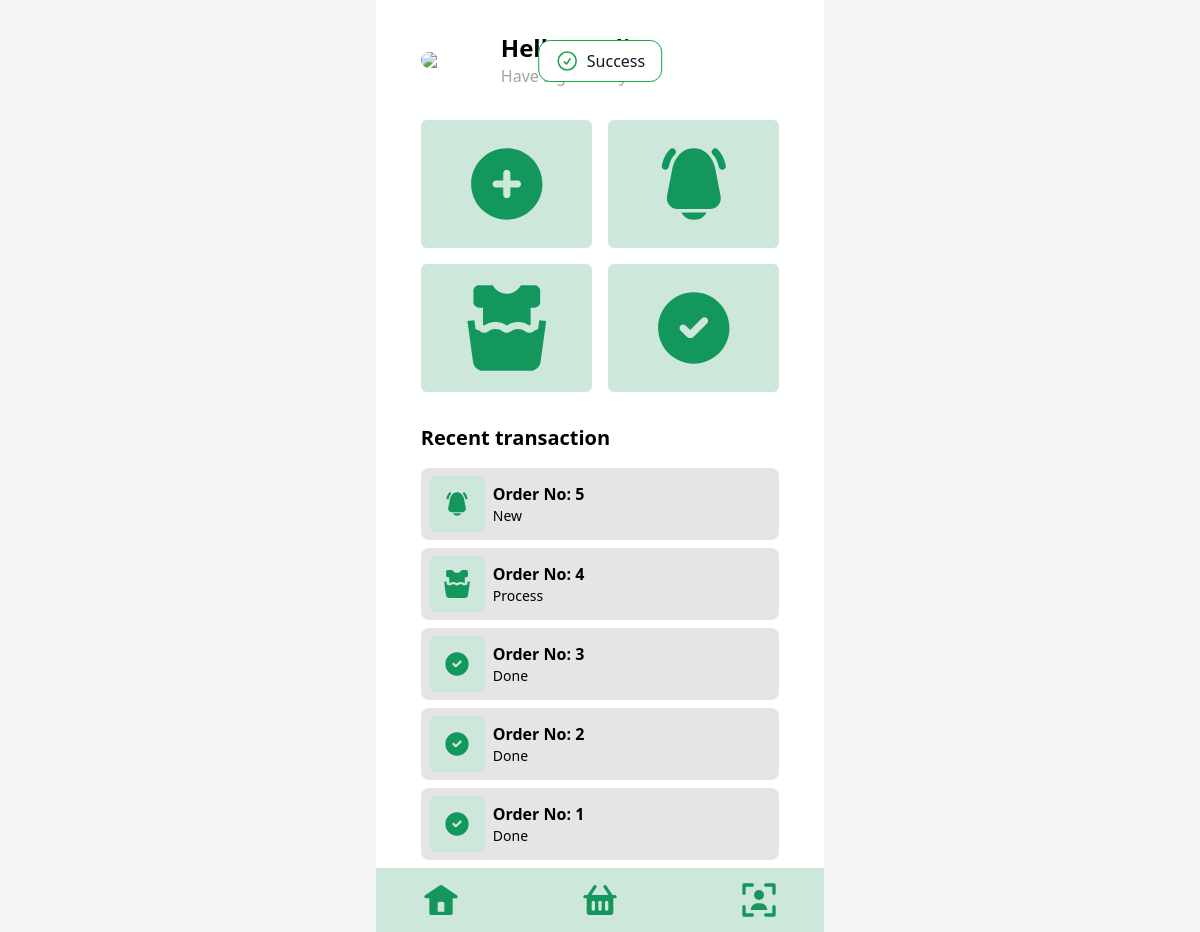
The app's page /index.php?alert=success (signed in) with its own data.
### tables this page shows
CREATE TABLE IF NOT EXISTS `transactions` (
  `id` int NOT NULL AUTO_INCREMENT,
  `name` varchar(255) NOT NULL,
  `phone` varchar(255) NOT NULL,
  `total` int NOT NULL,
  `status` enum('new','process','done') NOT NULL DEFAULT 'new',
  `created_at` datetime DEFAULT CURRENT_TIMESTAMP,
  `updated_at` datetime DEFAULT CURRENT_TIMESTAMP ON UPDATE CURRENT_TIMESTAMP,
  PRIMARY KEY (`id`) USING BTREE
);

### index.php (the view, shortened to what this page needs)
<?php
  $name = $_SESSION['name'];
?>
<!DOCTYPE html>
<html lang="en">
  <head>
    <script src="https://cdn.tailwindcss.com"></script>
  </head>
  <body class="bg-[#F5F5F5]">
    <div class="relative max-w-md min-h-screen mx-auto bg-white">
      <main class="max-w-[80%] mx-auto">
        <?php
          include "components/alert.php";
        ?>
        <div class="flex items-center gap-4 py-8">
          <img src="https://flowbite.com/docs/images/people/profile-picture-5.jpg" class="w-16 rounded-full" />
          <div>
            <h1 class="text-2xl font-bold">Hello, <?php echo $name; ?>!</h1>
            <p class="text-[#A5A5A5]">Have a great day!</p>
          </div>
        </div>
        <div class="grid grid-cols-2 gap-4">
          <a href="transaction.php" class="block flex justify-center w-full h-32 text-[#13975C] bg-[#CDE7DB] rounded-md">
          </a>
          <a href="new.php" class="flex justify-center w-full h-32 text-[#13975C] bg-[#CDE7DB] rounded-md">
          </a>
          <a href="process.php" class="flex justify-center w-full h-32 text-[#13975C] bg-[#CDE7DB] rounded-md">
          </a>
          <a href="done.php" class="flex justify-center w-full h-32 text-[#13975C] bg-[#CDE7DB] rounded-md">
          </a>
        </div>
        <div class="space-y-4 mb-10 py-8">
          <p class="text-xl font-bold">Recent transaction</p>
          <div class="flex flex-col gap-2">
            <?php
              include "config/connection.php";
              $transactions = mysqli_query($conn, "SELECT * FROM transactions ORDER BY id DESC LIMIT 5");
              while ($transaction = mysqli_fetch_array($transactions)) {
                if ($transaction['status'] == 'new') {
                  ?>
                    <div class="w-full bg-[#E5E5E5] rounded-lg">
                      <div class="flex items-center gap-2 p-2">
                        <div class="flex justify-center w-14 h-14 text-[#13975C] bg-[#CDE7DB] rounded-md">
                        </div>
                        <div>
                          <p class="font-bold">Order No: <?=$transaction['id']?></p>
                          <p class="text-sm"><?=ucfirst($transaction['status'])?></p>
                        </div>
                      </div>
                    </div>
                  <?php
                } elseif ($transaction['status'] == 'process') {
                  ?>
                    <div class="w-full bg-[#E5E5E5] rounded-lg">
                      <div class="flex items-center gap-2 p-2">
                        <div class="flex justify-center w-14 h-14 text-[#13975C] bg-[#CDE7DB] rounded-md">
                        </div>
                        <div>
                          <p class="font-bold">Order No: <?=$transaction['id']?></p>
                          <p class="text-sm"><?=ucfirst($transaction['status'])?></p>
                        </div>
                      </div>
                    </div>
                  <?php
                } else {
                  ?>
                    <div class="w-full bg-[#E5E5E5] rounded-lg">
                      <div class="flex items-center gap-2 p-2">
                        <div class="flex justify-center w-14 h-14 text-[#13975C] bg-[#CDE7DB] rounded-md">
                        </div>
                        <div>
                          <p class="font-bold">Order No: <?=$transaction['id']?></p>
                          <p class="text-sm"><?=ucfirst($transaction['status'])?></p>
                        </div>
                      </div>
                    </div>
                  <?php
                }
              }
            ?>
          </div>
        </div>
      </main>
      <?php
        include "components/navbar.php";
      ?>
    </div>
  </body>
</html>

### records on screen
transactions: id "5", status "New"
transactions: id "4", status "Process"
transactions: id "3", status "Done"
transactions: id "2", status "Done"
transactions: id "1", status "Done"
